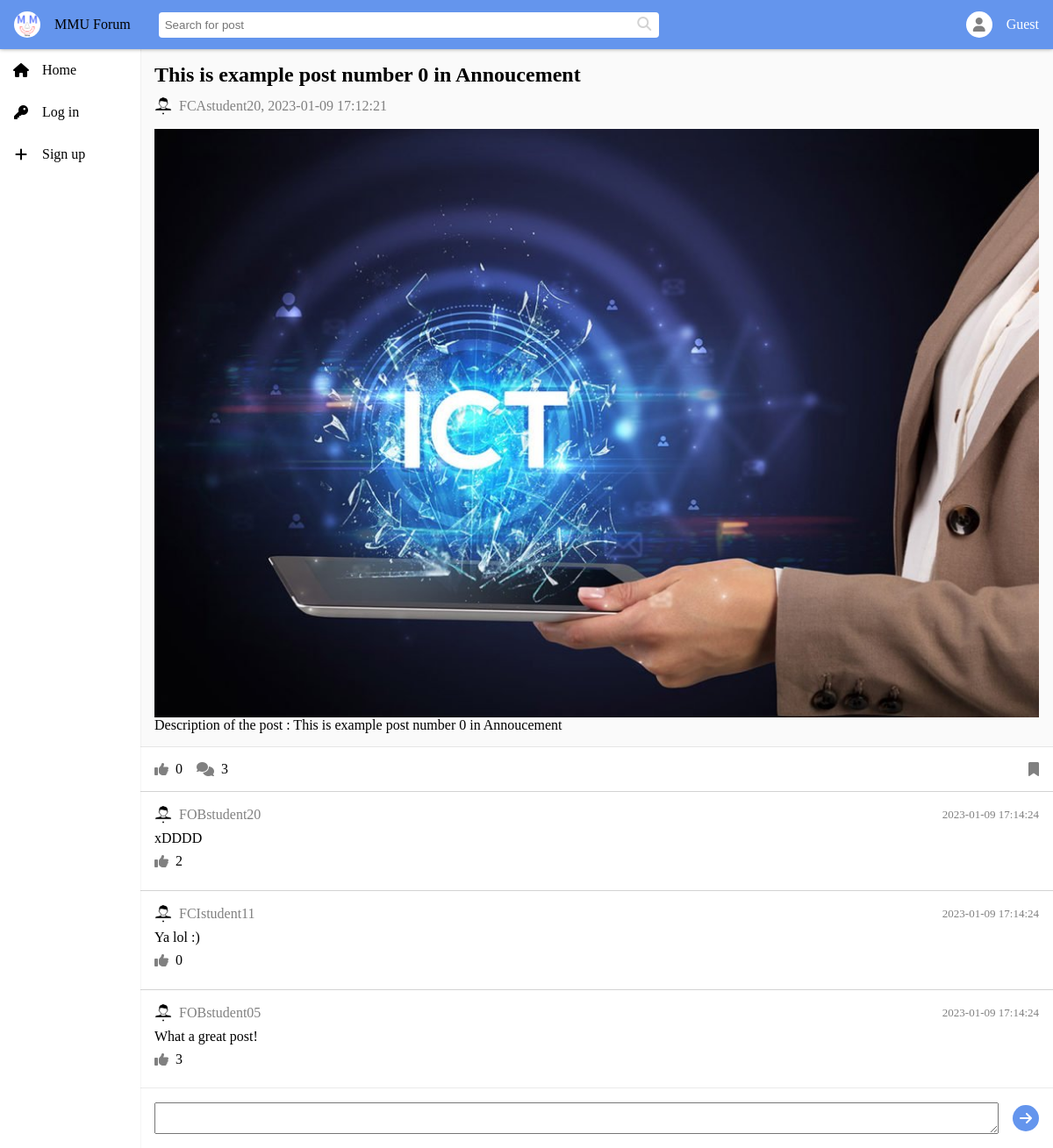
The app's page /post-details.php?id=1 with its own data.
### tables this page shows
CREATE TABLE `post` (
  `post_id` int(6) UNSIGNED NOT NULL,
  `author_id` int(6) UNSIGNED NOT NULL,
  `subcategory_id` int(6) UNSIGNED NOT NULL,
  `post_name` varchar(255) NOT NULL,
  `post_description` text NOT NULL,
  `image_name` varchar(255) DEFAULT NULL,
  `created_at` timestamp NOT NULL DEFAULT current_timestamp(),
  `modified_at` timestamp NOT NULL DEFAULT current_timestamp() ON UPDATE current_timestamp(),
  `number_of_comments` int(6) NOT NULL DEFAULT 0,
  `number_of_likes` int(6) NOT NULL DEFAULT 0
);

CREATE TABLE `user` (
  `user_id` int(6) UNSIGNED NOT NULL,
  `username` varchar(255) NOT NULL,
  `email` varchar(255) NOT NULL,
  `user_pass` varchar(255) NOT NULL,
  `profile_pic_name` varchar(255) DEFAULT 'default.png',
  `number_of_posts` int(6) UNSIGNED DEFAULT 0,
  `number_of_comments` int(6) UNSIGNED DEFAULT 0
);

CREATE TABLE `comment` (
  `comment_id` int(6) UNSIGNED NOT NULL,
  `commenter_id` int(6) UNSIGNED NOT NULL,
  `post_id` int(6) UNSIGNED NOT NULL,
  `comment_description` text NOT NULL,
  `comment_time` timestamp NOT NULL DEFAULT current_timestamp(),
  `number_of_likes` int(6) NOT NULL DEFAULT 0
);

### post-details.php (the view, shortened to what this page needs)
<!DOCTYPE html>
<html>
    <?php
        include "includes/session.php";
        $errors = array();
        if(isset($user)) {
            $user_id = $user['user_id'];
        } else {
            $user_id = null;
        }
        if(isset($_GET['id'])) {
            $post_id = $_GET['id'];
            $query_get_post = $conn->prepare("SELECT * FROM post WHERE post_id = ?;");
            $query_get_post->bind_param("i", $post_id);
            $query_get_post->execute();
            $post_data = $query_get_post->get_result();
            $comments = array();
            $query_get_comment = $conn->prepare("SELECT * FROM comment WHERE post_id = ?;");
            $query_get_comment->bind_param("i", $post_id);
            $query_get_comment->execute();
            $comments_data = $query_get_comment->get_result();
            $query_get_author_data = $conn->prepare("SELECT * FROM user WHERE user_id = (SELECT author_id FROM post WHERE post_id = ?);");
            $query_get_author_data->bind_param("i", $post_id);
            $query_get_author_data->execute();
            $user_data = $query_get_author_data->get_result();
        } else {
            array_push($errors, "post[id] isnt present");
        }
        if(count($errors) == 0) {
            $post_row = mysqli_fetch_assoc($post_data);
            $title = $post_row["post_name"];
            $image = $post_row["image_name"];
            $description = $post_row["post_description"];
            $noOfLikes = $post_row["number_of_likes"];
            $noOfComments = $post_row["number_of_comments"];
            $createdAt = $post_row['created_at'];
            $author_row = mysqli_fetch_assoc($user_data);
            $authorName = $author_row['username'];
            $authorImage = $author_row['profile_pic_name'];
            $isBookmarked = false;
            $isPostLiked = false;
            if (mysqli_num_rows($comments_data) > 0) {
                while ($comment_row = mysqli_fetch_assoc($comments_data)) {
                    $comment_id = $comment_row['comment_id'];
                    $comment_description = $comment_row['comment_description'];
                    $comment_time = $comment_row['comment_time'];
                    $comment_likes = $comment_row['number_of_likes'];
                    $liked_comment = false;
                    $like_comment_id = null;
                    $query_to_get_commenter_data = "SELECT username, profile_pic_name FROM user WHERE user_id =" . $comment_row['commenter_id'] . ";";
                    $commenter_data = mysqli_query($conn, $query_to_get_commenter_data);
                    $commenter_row = mysqli_fetch_assoc($commenter_data);
                    $commenter_name = $commenter_row['username'];
                    $commenter_pic = $commenter_row['profile_pic_name'];
                    $comments[] = array(
                        $comment_id,
                        $commenter_pic,
                        $commenter_name,
                        $comment_time,
                        $comment_description,
                        $liked_comment,
                        $comment_likes,
                        $like_comment_id
                    );
                }
            }
        }
    ?>
    <head>
        <link rel="stylesheet" href="css/reset.css" />
        <link rel="stylesheet" href="css/global.css" />
    </head>
    <body>
        <?php include "components/header.php" ?>
        <?php include "components/sidebar.php" ?>
        <div class="page-container">
            <article class="post-header">
                <h2 class="post-title"><?php echo $title; ?></h2>
                <div class="post-author"><img class="post-author-image" src="images/<?php echo $authorImage ?>" /><?php echo $authorName ?>, <?php echo $createdAt ?></div>
                <img class="post-image" src="images/<?php echo $image; ?>" title="<?php echo $title; ?>" alt="<?php echo $title; ?>" />
                <p class="post-description"><?php echo $description; ?></p>
            </article>
            <section class="post-actions">
                <div class="post-action" onclick='process_like(<?php echo json_encode(array($user_id,$post_id,0)); ?>);'>
                    <span id="post-like-icon" class="post-action-icon <?php
                        if ($isPostLiked)
                            echo 'liked';
                    ?> fas fa-thumbs-up"></span>
                    <div id="post-number-of-likes"><?php echo $noOfLikes; ?></div>
                </div>
                <div class="post-action" onclick="document.getElementById('post-comment-input').focus();">
                    <span class="post-action-icon fas fa-comments"></span>
                    <div id="post-number-of-comments"><?php echo $noOfComments; ?></div>
                </div>
                <span style="flex: 1;"></span>
                <div class="post-action" style="margin-right: 0;" onclick='process_bookmark(<?php echo json_encode(array($user_id,$post_id)); ?>)'>
                    <span id="bookmark-icon" class="post-action-icon <?php
                        if ($isBookmarked)
                            echo 'bookmarked';
                    ?> fas fa-bookmark" style="margin-right: 0;"></span>
                </div>
            </section>
            <section class="post-comments">
                <?php
                    if ($noOfComments === 0)
                        echo '<div class="list-empty">No comments.</div>';
                    else
                        foreach ($comments as $comment) {
                            $js_argument = json_encode(array($user_id, $post_id, $comment[0]));
                            $isCommentLked = $comment[5];
                            if ($isCommentLked)
                                $likedClassName = "liked";
                            else
                                $likedClassName = "";
                            echo '
                            <div class="post-comment">
                                <div class="post-author">
                                    <img class="post-author-image" src="images/'.$comment[1].'" />'.$comment[2].'
                                    <span style="flex: 1;"></span>
                                    <div style="font-size: small;">'.$comment[3].'</div>
                                </div>
                                <p class="post-comment-desc">'.$comment[4].'</p>
                                <div class="post-comment-actions">
                                    <div class="post-action" onclick=\'process_like('.$js_argument.')\'>
                                        <span id="comment-'.$comment[0].'-like-icon" class="post-action-icon '. $likedClassName .' fas fa-thumbs-up"></span>
                                        <div id="comment-'.$comment[0].'-number-of-likes">' .$comment[6].'</div>
                                    </div>
                                </div>
                            </div>';
                        }
                ?>
            </section>
            <form class="post-comment-input">
                <textarea id="post-comment-input"></textarea>
                <div class="post-comment-send-button" onclick='process_comment(<?php echo json_encode(array($user_id,$post_id)); ?>)'>
                    <span class="fas fa-arrow-right"></span>
                </div>
            </form>
        </div>
    </body>
</html>

### components/header.php (shortened to what this page needs)
<!DOCTYPE html>
<html>
<?php
    if (isset($user)) {
        $user_data = array($user['user_id'], $user['username'], "images/".$user['profile_pic_name']);
    } else {
        $user_data = array("-1", "Guest");
    }
?>
<head>
    <link rel="stylesheet" href="css/header.css" />
</head>
<body>
    <div class="header-div"></div>
    <header class="primary-background">
        <a id="header-title" href="home.php">
            <img id="header-image" src="../images/MMU.png" height="30px" />
            MMU Forum
        </a>
        <form id="header-search-bar-form" class="search-bar" action="post-list.php">
            <input id="header-search-bar" class="search-input" type="text" name="search" placeholder="Search for post"/>
            <a onclick="document.getElementById('header-search-bar-form').submit();"><span class="fas fa-search search-icon"></span></a>
        </form>
        <?php
            if (isset($user) && $user_data[2]) {
                echo '<a class="header-user" href="edit-profile.php"><img src="'. $user_data[2] .'" class="header-user" /></a>';
            } else {
                echo '<a class="header-user" href="edit-profile.php"><span class="fas fa-user header-user-icon"></span></a>';
            }
        ?>
        <div class="header-user-name"><?php echo $user_data[1]; ?></div>
    </header>
</body>
</html>

### components/sidebar.php (shortened to what this page needs)
<!DOCTYPE html>
<html>
    <?php
        $page_uri = $_SERVER['REQUEST_URI'];
        $options[] = array("home", "Home", "home", "home.php");
        if (isset($user)) {
            $options[] = array("profile", "Profile", "user", "edit-profile.php");
            $options[] = array("logout", "Log out", "door-open", "logout.php");
        }
        else {
            $options[] = array("login", "Log in", "key", "login.php");
            $options[] = array("register", "Sign up", "plus", "register.php");
        }
            $lastOption = end($options);
    ?>
    <head>
        <link rel="stylesheet" href="css/sidebar.css" />
    </head>
    <body>
    <nav class="sidebar" id="sidebar">
        <?php
            foreach ($options as $option) {
                echo '
                <a href="'.$option[3].'">
                    <div class="sidebar-button';
                if (str_contains($page_uri, $option[3]))
                    echo ' sidebar-button-selected ';
                if ($option[0] == "logout" || $option[0] == "login" || $option[0] == "register")
                    echo ' logout-button';
                echo '">
                        <span class="sidebar-icon fas fa-'.$option[2].'"></span>
                        <div>'.$option[1].'</div>
                    </div>
                </a>';
            }
        ?>
    </nav>
    </body>
</html>

### css/global.css (style rules this page uses)
body { background-color: rgb(250, 250, 250); }
.primary-background { background-color: var(--primary-color); }
.post-action { text-align: center; margin-right: 1em; align-items: center; display: flex; }
.post-action-icon { color: gray; margin-right: 0.5em; text-align: center; cursor: pointer; }
.post-header { padding: 1em; }
.post-title { font-size: x-large; margin-bottom: 0.5em; }
.post-author { color: gray; font-size: medium; display: flex; align-items: center; }
.post-author-image { border-radius: 15px; width: 20px; height: 20px; align-items: center; justify-content: center; display: flex; background-color: white; margin-right: 0.5em; }
.post-header .post-author { margin-bottom: 1em; }
.post-header .post-image { max-width: 100%; float: left; margin-right: 1em; }
.post-actions { display: flex; clear: both; padding: 1em; background-color: white; box-shadow: 0 0 1px gray; }
.post-comment { padding: 1em; background-color: white; border-top: 1px solid lightgray; }
.post-comment .post-author { margin-bottom: 0.5em; }
.post-comment-actions { display: flex; padding: 0.5em 0; }
.post-comment-input { background-color: white; padding: 1em; left: 0; right: 0; display: flex; align-items: center; box-shadow: 0 0 1px gray; }
.post-comment-input textarea { flex: 1; resize: vertical; }
.post-comment-send-button { background-color: var(--primary-color); color: white; height: 30px; width: 30px; border-radius: 30px; cursor: pointer; align-items: center; justify-content: center; display: flex; }
@media screen and (min-width: 600px) { .page-container { margin-left: var(--sidebar-width); } }
@media screen and (min-width: 600px) { .post-comment-input { left: var(--sidebar-width); } }

### css/header.css (style rules this page uses)
.header-div { height: var(--header-height); }
header { background-color: cornflowerblue; height: 1.5em; display: flex; align-items: center; padding: 1em; box-shadow: 0px 0.1px 5px gray; position: fixed; left: 0; right: 0; top: 0; z-index: 10; }
#header-title { text-decoration: none; color: black; display: flex; align-items: center; }
#header-image { border-radius: 20px; }
.search-bar { display: flex; align-items: center; flex: auto; border-radius: 4px; max-width: 50em; background-color: white; padding: 2px; }
.search-input { border: 0; display: flex; flex: auto; padding: 5px; }
.search-icon { color: lightgray; margin-left: 7px; margin-right: 7px; }
.header-user, .header-menu { border-radius: 15px; width: 30px; height: 30px; align-items: center; justify-content: center; display: flex; cursor: pointer; }
.header-user { background-color: white; }
.header-user-icon { color: gray; }
.header-user-name, .header-menu { color: white; }

### css/sidebar.css (style rules this page uses)
.sidebar { background-color: white; box-shadow: 0px 0.1px 1px gray; position: fixed; top: var(--header-height); bottom: 0; width: var(--sidebar-width); z-index: 9; }
.sidebar a { text-decoration: none; color: black; }
.sidebar-button { display: flex; align-items: center; height: 3em; }
.sidebar-icon { text-align: center; width: 3em; }

### css/theme.css (style rules this page uses)
:root { --primary-color: cornflowerblue; --bookmark-color: rgb(101, 208, 101); --header-height: 56px; --sidebar-width: 10em; --sidebar-min-width: 600px; --right-width: 20em; --right-min-width: 850px; }

### records on screen
post: post_name "This is example post number 0 in Annoucement", created_at "2023-01-09 17:12:21", image_name (picture), post_description "Description of the post : This is example post number 0 in Annoucement", number_of_likes "0", number_of_comments "3"
user: profile_pic_name (placeholder picture), username "FCAstudent20"
comment: comment "FOBstudent20", comment_time "2023-01-09 17:14:24", comment_description "xDDDD", number_of_likes "2"
comment: comment "FCIstudent11", comment_time "2023-01-09 17:14:24", comment_description "Ya lol :)", number_of_likes "0"
comment: comment "FOBstudent05", comment_time "2023-01-09 17:14:24", comment_description "What a great post!", number_of_likes "3"

### other values on screen
$user_data[1] "Guest"
$option[1] "Home"
$option[1] "Log in"
$option[1] "Sign up"
